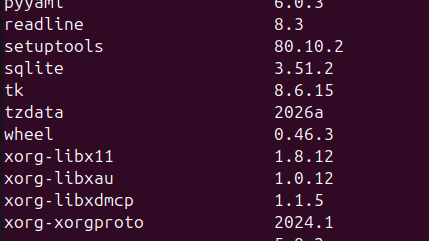
#> input picture python/data/test.png, 429 x 241 px; its folder holds only this picture in this run
$ python demo_pa_np_cv.py
#> lines starting #> are read from the running program, lines starting #| are printed output that depends on the picture
import numpy as np
from pathlib import Path
import cv2

image_dir = Path("/home/daydreamer/Desktop/study/python/data")
file_dir = list(image_dir.glob("*.png"))
out_dir = Path(image_dir/"outputs")
out_dir.mkdir(exist_ok=True)

def myshell_image():
    for file_name in file_dir:
        img = cv2.imread(str(file_name))
#> img is the input picture: shape (241, 429, 3); mean B, G, R 44.5, 19.6, 55.9
        if img is None:
            print("failed to read:", file_name)
        else:
            img_resize = cv2.resize(img, (255, 255))
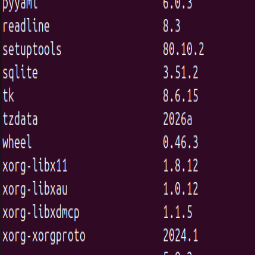
#> img_resize: shape (255, 255, 3); mean B, G, R 44.4, 19.5, 55.8
            img_nor = img_resize.astype(np.float32) / 255.0
            img_save = cv2.imwrite(out_dir / file_name.name, img_nor)
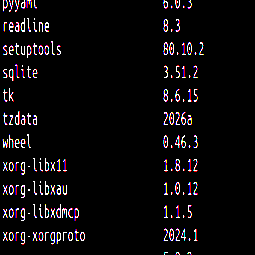
#> saved as test.png: shape (255, 255, 3); mean B, G, R 0.0449, 0.0389, 0.0479; drawn with 1 as white
            # 如果你只是想保存“resize 后的可视化图片”，就直接保存 img_resize：

            # cv2.imwrite(str(out_dir / file_name.name), img_resize)

            # 如果你想保存归一化后的结果用于“看一眼”，那就要先乘回去再转 uint8：

            # img_to_save = (img_nor * 255).astype(np.uint8)
            # cv2.imwrite(str(out_dir / file_name.name), img_to_save)
            print("save:", img_save)
#| save: True

def myshell_np():
    img_list = []
    file_names = list(out_dir.glob("*.png"))
    if not file_names:
        print("empty")
        return

    # for file_path in file_names:
    #     # if file_names is None:
    #     # if not file_names:
    #     #     print("empty")
    #     #     return
    #     img = cv2.imread(str(file_path))
    #     img_c = np.transpose(img, (2, 0, 1))
    #     img_b = np.expand_dims(img_c, axis=0)
    #     # img_list += img_b
    #     img_list.append(img_b)

    for file_path in file_names:
        img = cv2.imread(str(file_path))  #cv2.imread() 就是把图片文件读进内存，并变成一个 NumPy 数组。
        if img is None:
            print("failed to read:", file_path)
            continue
        # img = img.astype(np.float32) / 255.0  上面已经做过了
        img_c = np.transpose(img, (2, 0, 1))   # HWC -> CHW
        img_list.append(img_c)
    print(type(img_list))
    print(type(img_list[0]))
    # preprocessed_data = np.array(img_list)
    preprocessed_data = np.stack(img_list, axis=0)   # NCHW
    print(type(preprocessed_data))
    print(preprocessed_data.dtype)
    print(preprocessed_data.shape)

if __name__ == "__main__":
    myshell_image()
    myshell_np()

#如果做可视化调试，再保存图片，如果直接模型输入，没必要
